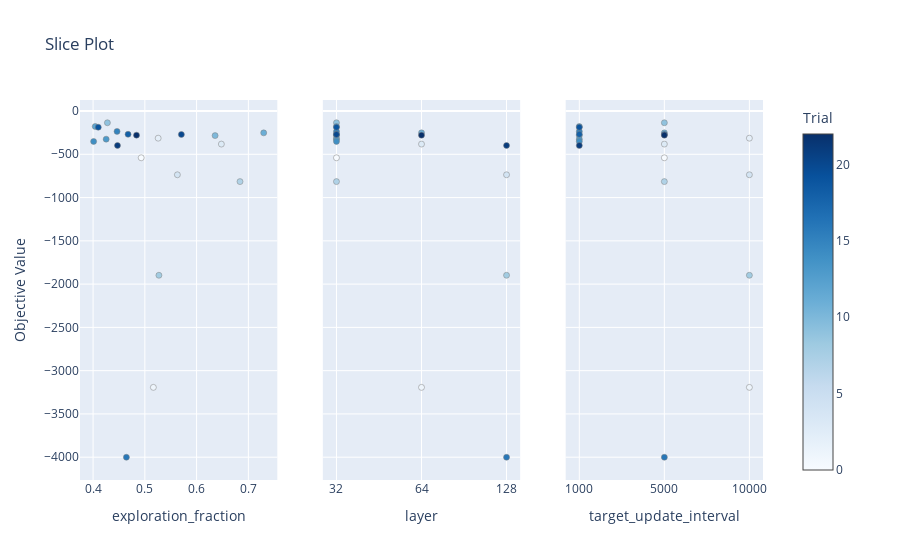

Notebook code for this chart:
### Code cell
fig = optuna.visualization.plot_slice(study3, params=["layer", "target_update_interval", "exploration_fraction"])
fig.show()

### Figure 1 — Plotly figure (JSON) as saved in the notebook; plotly's stock layout.template omitted (floating-point values rounded to 4 significant figures)
{"data": [{"marker": {"color": [0, 1, 2, 3, 4, 7, 8, 9, 10, 11, 12, 13, 14, 15, 16, 18, 19, 20, 21, 22], "colorbar": {"title": {"text": "Trial"}, "x": 1, "xpad": 40}, "colorscale": [[0, "rgb(247,251,255)"], [0.125, "rgb(222,235,247)"], [0.25, "rgb(198,219,239)"], [0.375, "rgb(158,202,225)"], [0.5, "rgb(107,174,214)"], [0.625, "rgb(66,146,198)"], [0.75, "rgb(33,113,181)"], [0.875, "rgb(8,81,156)"], [1, "rgb(8,48,107)"]], "line": {"color": "Grey", "width": 0.5}, "showscale": true}, "mode": "markers", "name": "Feasible Trial", "showlegend": false, "type": "scatter", "x": [0.493, 0.5165, 0.5257, 0.6478, 0.5629, 0.6839, 0.5272, 0.4277, 0.6358, 0.7296, 0.4041, 0.4252, 0.401, 0.4463, 0.4644, 0.4676, 0.41, 0.5706, 0.4471, 0.4839], "xaxis": "x", "y": [-540.3, -3193.0, -313.8, -382, -736.7, -815.5, -1898.0, -135.5, -284.2, -252.3, -178.5, -325.2, -351.5, -235.3, -4001.0, -268.8, -187.2, -271, -398.2, -278.5], "yaxis": "y"}, {"marker": {"color": [0, 1, 2, 3, 4, 7, 8, 9, 10, 11, 12, 13, 14, 15, 16, 18, 19, 20, 21, 22], "colorbar": {"title": {"text": "Trial"}, "x": 1, "xpad": 40}, "colorscale": [[0, "rgb(247,251,255)"], [0.125, "rgb(222,235,247)"], [0.25, "rgb(198,219,239)"], [0.375, "rgb(158,202,225)"], [0.5, "rgb(107,174,214)"], [0.625, "rgb(66,146,198)"], [0.75, "rgb(33,113,181)"], [0.875, "rgb(8,81,156)"], [1, "rgb(8,48,107)"]], "line": {"color": "Grey", "width": 0.5}, "showscale": false}, "mode": "markers", "name": "Feasible Trial", "showlegend": false, "type": "scatter", "x": [32, 64, 32, 64, 128, 32, 128, 32, 32, 64, 32, 32, 32, 32, 128, 32, 32, 32, 128, 64], "xaxis": "x2", "y": [-540.3, -3193.0, -313.8, -382, -736.7, -815.5, -1898.0, -135.5, -284.2, -252.3, -178.5, -325.2, -351.5, -235.3, -4001.0, -268.8, -187.2, -271, -398.2, -278.5], "yaxis": "y2"}, {"marker": {"color": [0, 1, 2, 3, 4, 7, 8, 9, 10, 11, 12, 13, 14, 15, 16, 18, 19, 20, 21, 22], "colorbar": {"title": {"text": "Trial"}, "x": 1, "xpad": 40}, "colorscale": [[0, "rgb(247,251,255)"], [0.125, "rgb(222,235,247)"], [0.25, "rgb(198,219,239)"], [0.375, "rgb(158,202,225)"], [0.5, "rgb(107,174,214)"], [0.625, "rgb(66,146,198)"], [0.75, "rgb(33,113,181)"], [0.875, "rgb(8,81,156)"], [1, "rgb(8,48,107)"]], "line": {"color": "Grey", "width": 0.5}, "showscale": false}, "mode": "markers", "name": "Feasible Trial", "showlegend": false, "type": "scatter", "x": [5000, 10000, 10000, 5000, 10000, 5000, 10000, 5000, 1000, 5000, 1000, 1000, 1000, 1000, 5000, 1000, 1000, 5000, 1000, 5000], "xaxis": "x3", "y": [-540.3, -3193.0, -313.8, -382, -736.7, -815.5, -1898.0, -135.5, -284.2, -252.3, -178.5, -325.2, -351.5, -235.3, -4001.0, -268.8, -187.2, -271, -398.2, -278.5], "yaxis": "y3"}], "layout": {"title": {"text": "Slice Plot"}, "xaxis": {"anchor": "y", "domain": [0, 0.2889], "title": {"text": "exploration_fraction"}}, "xaxis2": {"anchor": "y2", "categoryarray": [32, 64, 128], "categoryorder": "array", "domain": [0.3556, 0.6444], "title": {"text": "layer"}, "type": "category"}, "xaxis3": {"anchor": "y3", "categoryarray": [1000, 5000, 10000], "categoryorder": "array", "domain": [0.7111, 1], "title": {"text": "target_update_interval"}, "type": "category"}, "yaxis": {"anchor": "x", "domain": [0, 1], "title": {"text": "Objective Value"}}, "yaxis2": {"anchor": "x2", "domain": [0, 1], "matches": "y", "showticklabels": false}, "yaxis3": {"anchor": "x3", "domain": [0, 1], "matches": "y", "showticklabels": false}}}
